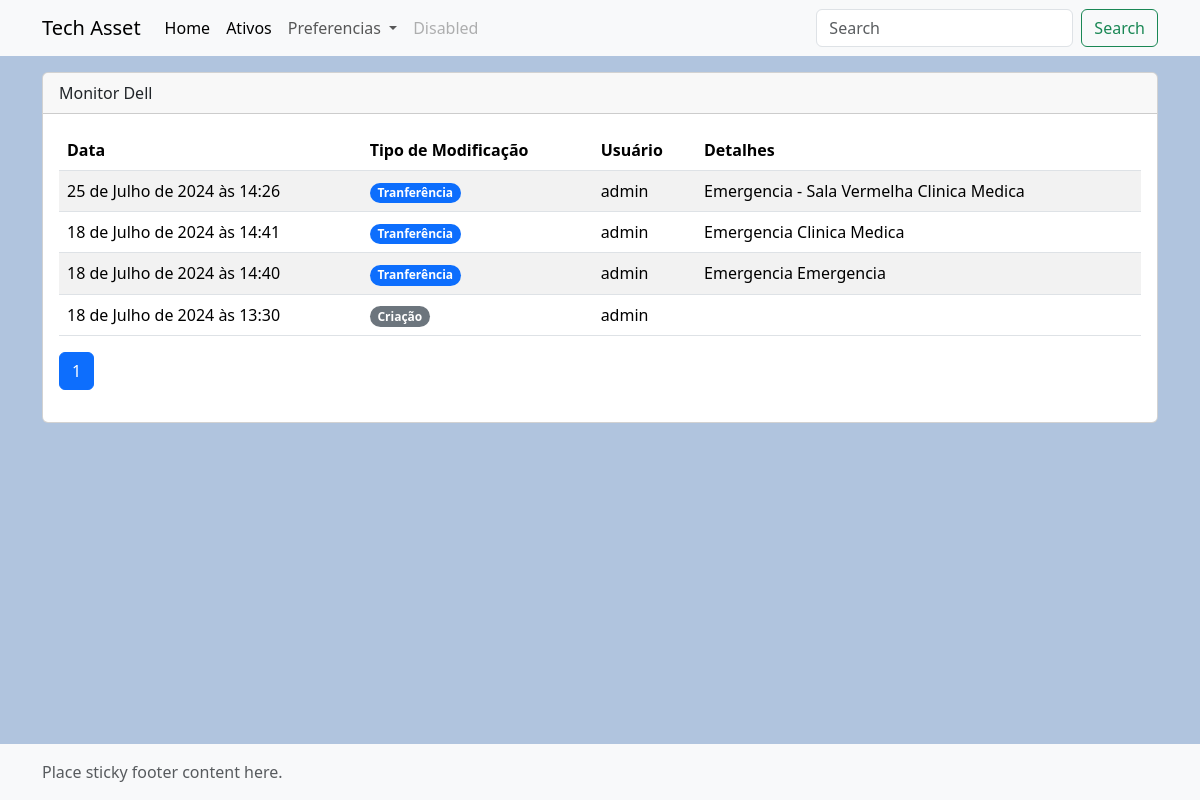
The app's page /asset/history/1/ with its own data.
### app_tech_asset/models.py (models this page shows, shortened)
class Asset(models.Model):
    name = models.CharField(null=False, max_length=50)
    category = models.ForeignKey(Category, null=True, on_delete=models.SET_NULL)
    subcategory = models.ForeignKey(SubCategory, on_delete=models.SET_NULL, null= True)
    modified = models.DateTimeField(auto_now_add=True)
    added = models.DateTimeField(auto_now_add=True)
    details = models.TextField(null=True)
    sector = models.ForeignKey(Sector, null=True, on_delete=models.SET_NULL)
    subsector = models.ForeignKey(SubSector, blank=True, on_delete=models.SET_NULL, null= True)
    rental_company = models.ForeignKey(RentalCompany, null=True, on_delete=models.SET_NULL)
    internal_code1 = models.CharField(null=True, max_length=50)
    internal_code2 = models.CharField(null=True, max_length=50)
    internal_code3 = models.CharField(null=True, max_length=50)
    serial_number = models.CharField(null=True, max_length=50)
    brand = models.CharField(null=True, max_length=50)
    mac_address = models.CharField(null=True, max_length=50)
    windows_license = models.CharField(null=True, max_length=50)
    kit = models.ForeignKey(Kit, on_delete=models.SET_NULL, null=True, blank=True)

class AssetHistory(models.Model):
    asset_id = models.ForeignKey(Asset, on_delete=models.CASCADE)
    modification_type = models.CharField(null=False, max_length=50)
    name = models.CharField(null=False, max_length=50)
    category = models.CharField(null=False, max_length=50)
    modified = models.DateTimeField(auto_now_add=True)
    user = models.CharField(null=False, max_length=50)
    details = models.TextField(null=True)
    sector = models.CharField(null=False, max_length=50)
    new_sector =  models.CharField(null=True, max_length=50)
    previous_sector =  models.CharField(null=True, max_length=50)
    subsector = models.CharField(null=True, max_length=50)
    new_subsector =  models.CharField(null=True, max_length=50)
    previous_subsector =  models.CharField(null=True, max_length=50)
    rental_company = models.CharField(null=False, max_length=50)
    internal_code1 = models.CharField(null=True, max_length=50)
    internal_code2 = models.CharField(null=True, max_length=50)
    internal_code3 = models.CharField(null=True, max_length=50)
    serial_number = models.CharField(null=True, max_length=50)
    brand = models.CharField(null=True, max_length=50)
    mac_address = models.CharField(null=True, max_length=50)
    windows_license = models.CharField(null=True, max_length=50)
    kit = models.CharField(null=True, max_length=50)

### app_tech_asset/views.py (the view)
# urls.py: path('asset/history/<int:id>/', views.history, name='history_asset'),
def history(request, id):
    asset = get_object_or_404(Asset, id=id)
    history_list = AssetHistory.objects.filter(asset_id=asset).order_by('-modified')
    paginator = Paginator(history_list, 20)
    page_number = request.GET.get('page')
    page_obj = paginator.get_page(page_number)
    context = {
        'asset': asset,
        'page_obj': page_obj,
    }
    return render(request, 'history.html', context)

### app_tech_asset/context_processors.py (called while the page is built)
def global_settings(request):
    try:
        settings = GlobalSettings.objects.get(id=1)
    except GlobalSettings.DoesNotExist:
        settings = None
    categories = Category.objects.all()
    subcategories = SubCategory.objects.all()
    sectors = Sector.objects.all()
    subsectors = SubSector.objects.all()
    rental_companies = RentalCompany.objects.all()
    return {
        'global_settings': settings,
        'categories': categories,
        'subcategories': subcategories,
        'sectors': sectors,
        'subsectors': subsectors,
        'rental_companies': rental_companies
        }

### app_tech_asset/templates/history.html (shortened to what this page needs)
{% extends 'base.html' %}
{% block content %}
<div class="container">
    <div class="card mt-3 mb-3">
        <div class="card-header">{{ asset.name }}</div>
        <div class="card-body">
            <table class="table table-striped">
                <thead>
                    <tr>
                        <th>Data</th>
                        <th>Tipo de Modificação</th>
                        <th>Usuário</th>
                        <th>Detalhes</th>
                    </tr>
                </thead>
                <tbody>
                    {% for entry in page_obj %}
                    <tr>
                        <td>{{ entry.modified }}</td>
                        <td>{% if entry.modification_type == 'Transfer' %}<span class="badge rounded-pill text-bg-primary">Tranferência</span>{% endif %}
                            {% if entry.modification_type == 'Creation' %}<span class="badge rounded-pill text-bg-secondary">Criação</span>{% endif %}
                            {% if entry.modification_type == 'Delete' %}<span class="badge rounded-pill text-bg-danger">Deletado</span>{% endif %}</td>
                        <td>{{ entry.user }}</td>
                        <td>
                            {% if entry.modification_type == 'Transfer' %}
                                {{ entry.previous_sector }}{% if entry.previous_subsector %} - {{ entry.previous_subsector }}{% endif %} {{ entry.new_sector }}
                            {% endif %}
                        </td>
                    </tr>
                    {% empty %}
                    <tr>
                        <td colspan="4">Nenhum histórico encontrado para este ativo.</td>
                    </tr>
                    {% endfor %}
                </tbody>
            </table>
            <nav aria-label="Page navigation">
                <ul class="pagination">
                    {% for num in page_obj.paginator.page_range %}
                        {% if page_obj.number == num %}
                            <li class="page-item active"><span class="page-link">{{ num }}</span></li>
                        {% elif num > page_obj.number|add:-3 and num < page_obj.number|add:3 %}
                            <li class="page-item"><a class="page-link" href="?page={{ num }}">{{ num }}</a></li>
                        {% endif %}
                    {% endfor %}
                </ul>
            </nav>
        </div>
    </div>
</div>
{% endblock %}

### app_tech_asset/static/css/style.css (style rules this page uses)
body { background-color: lightsteelblue; }

### records on screen
Asset: name "Monitor Dell"
AssetHistory: modified "25 de Julho de 2024 às 14:26", modification_type "Tranferência", user "admin", previous_sector "Emergencia", previous_subsector "Sala Vermelha", new_sector "Clinica Medica"
AssetHistory: modified "18 de Julho de 2024 às 14:41", modification_type "Tranferência", user "admin", previous_sector "Emergencia", new_sector "Clinica Medica"
AssetHistory: modified "18 de Julho de 2024 às 14:40", modification_type "Tranferência", user "admin", previous_sector "Emergencia", new_sector "Emergencia"
AssetHistory: modified "18 de Julho de 2024 às 13:30", modification_type "Criação", user "admin"

### other values on screen
{{ num }} "1"
